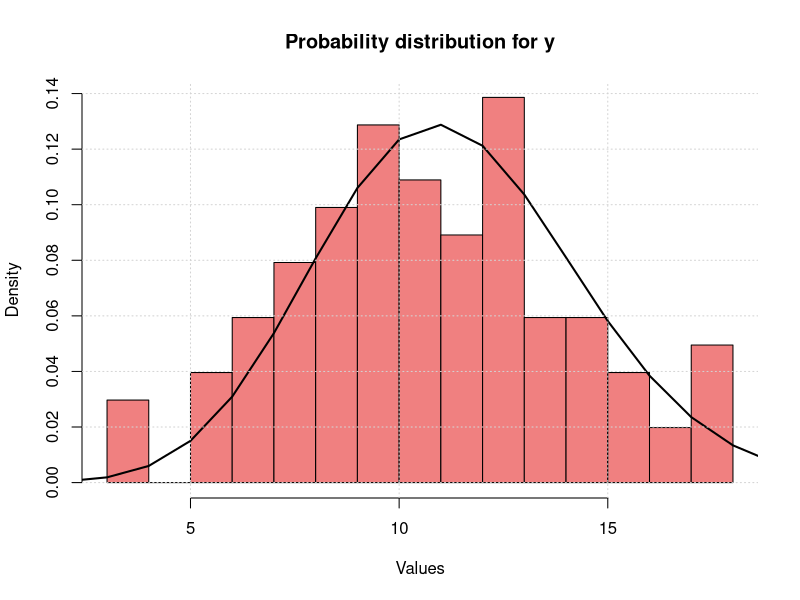
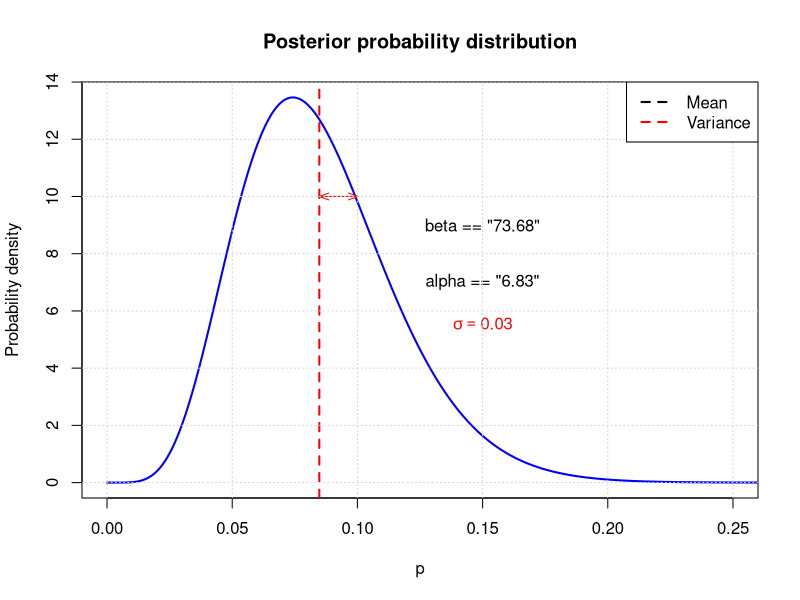
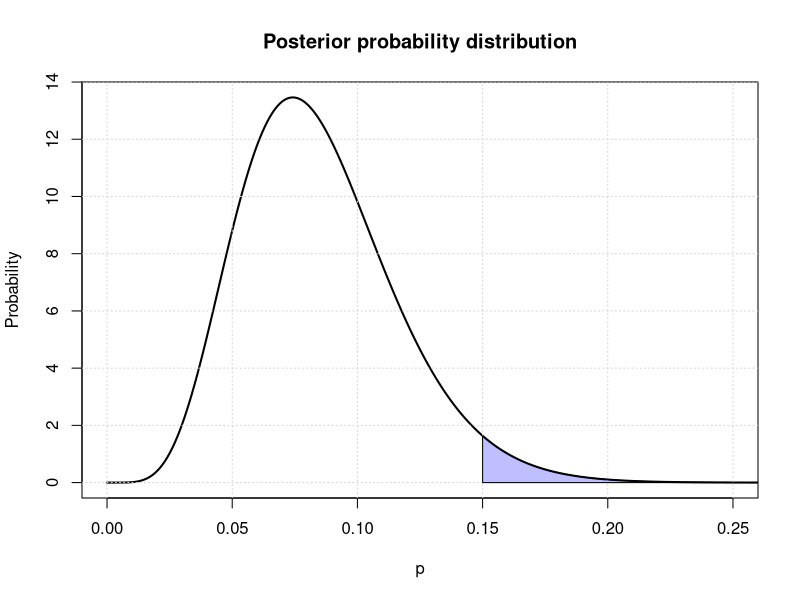
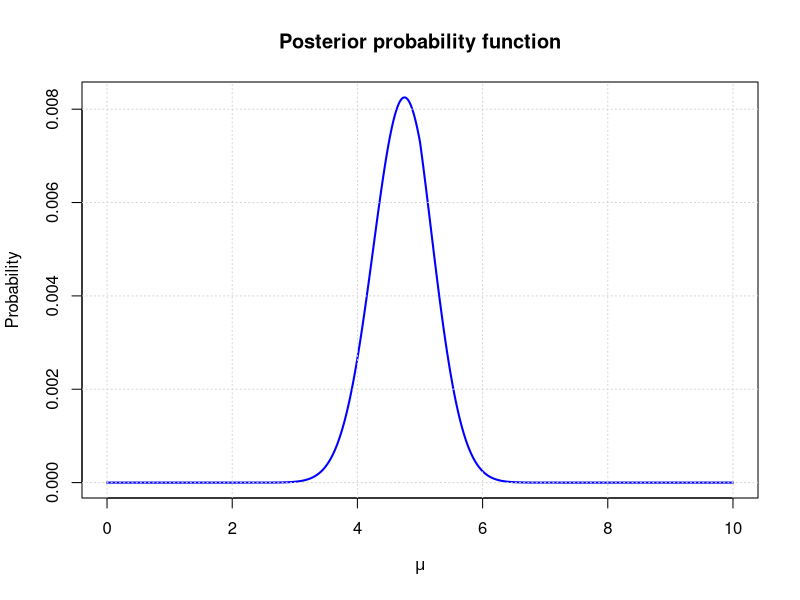
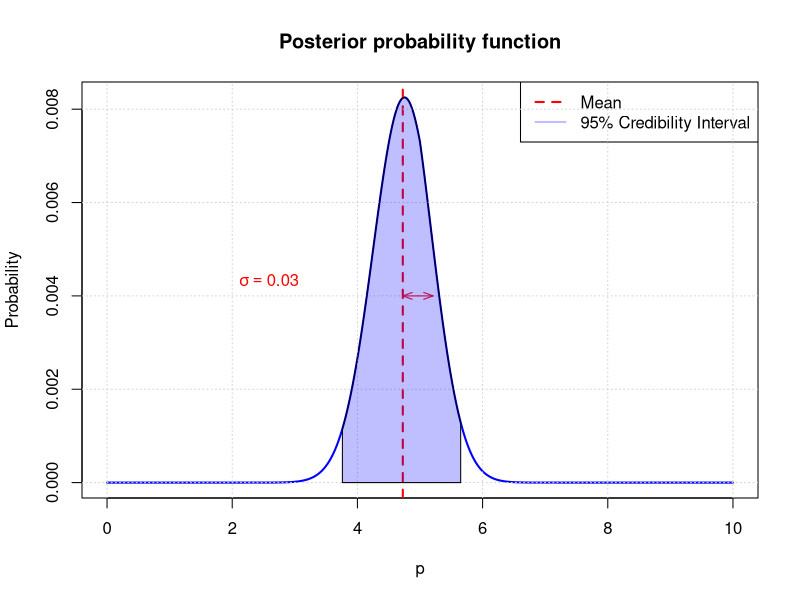
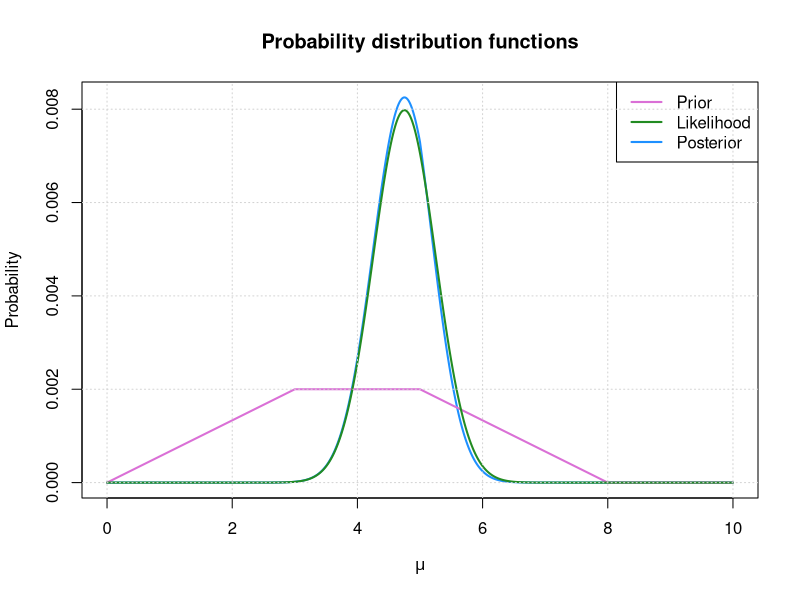
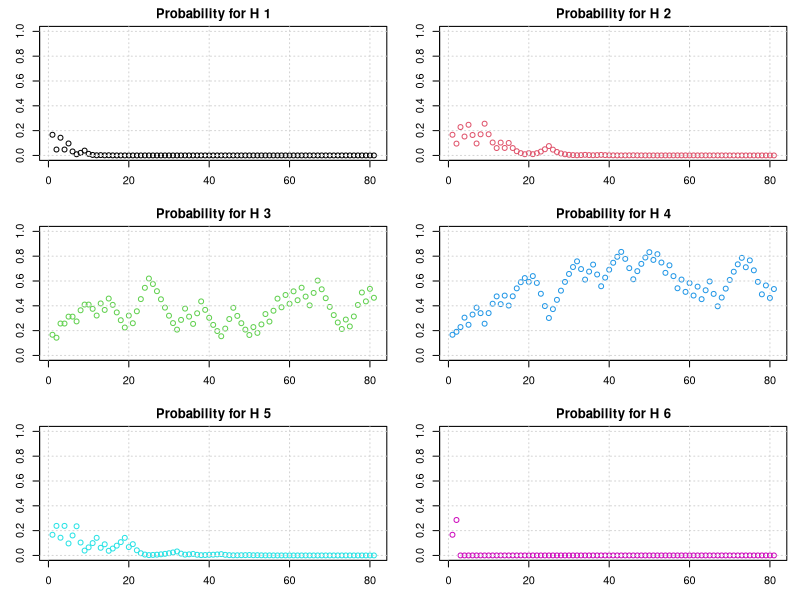

R code for these plots, in order:
## ---- chunk 1
knitr::opts_chunk$set(echo = TRUE)
library(scales)
## ---- chunk 2

prob_failure <- 0.15 # probability of failure is of 15%
prob_suc <- 1 - prob_failure

n <- 75 # patients with the disease screened 


freq_prob <- 6 / 75 # percentage of failures 
                    # binomial distribution -> yes because we have true or false 

x <- 0:100 

y <- rbinom(x, n, prob_failure) # values extracted from a binomial distribution
pdf <- dbinom(x, n, prob_failure)
#pdf <- pdf * length(y) / sum(pdf)

hist(y, breaks = 20, col = 'lightcoral', xlab = 'Values', main = 'Probability distribution for y', freq = FALSE)
lines(x, pdf, type = 'l', lwd = 2)
grid()
## ---- chunk 3

cat(sprintf('The failure probability in the frequentist approach is of the %.1f%%', freq_prob * 100))
## ---- chunk 4

## ---- Bayesian approach ------

estBetaParams <- function(mu, var) {
  alpha <- ((1 - mu) / var - 1 / mu) * mu ^ 2
  beta <- alpha * (1 / mu - 1)
  return(params = list(alpha = alpha, beta = beta))
}

n <- 75 
x <- 6 # numero di successi 
  
mean_beta <- 0.15 # beta prior for the successes
sd_beta <- 0.14
alfa_prior <- estBetaParams(mean_beta, sd_beta^2)$alpha
beta_prior <- estBetaParams(mean_beta, sd_beta^2)$beta

# Binomial likelihood
# New beta posterior 
alfa_posterior <- alfa_prior + x # x number of successes
beta_posterior <- beta_prior + n - x
p_values <- seq(0, 1, 0.001)

formatted_alfa_posterior <- sprintf('%.2f', alfa_posterior)
formatted_beta_posterior <- sprintf('%.2f', beta_posterior)

mean_posterior <- alfa_posterior / (alfa_posterior + beta_posterior)
var_posterior <- (alfa_posterior * beta_posterior) / ((alfa_posterior + beta_posterior)^2 * (alfa_posterior + beta_posterior + 1))
sd_posterior <- sqrt(var_posterior)

posterior_values <- rbeta(p_values, alfa_posterior, beta_posterior)
plot_post <- dbeta(p_values, alfa_posterior, beta_posterior)



plot(p_values, plot_post, type = 'l', lwd = 2, col  ='blue', xlim = c(0, 0.25), main = 'Posterior probability distribution', xlab = 'p', ylab = 'Probability density')
abline(v = mean_posterior, col = 'red', lwd = 2, lty = 2)
#text(plot_post[length(plot_post)-100], max(plot_post), labels = sprintf('Mean = %.2f', mean_posterior), pos = 4, col = 'black')
arrows(mean_posterior, 10, mean_posterior + sd_posterior / 2, 10, length = 0.1, angle = 20, col = 'red')
arrows(mean_posterior + sd_posterior / 2, 10, mean_posterior, 10, length = 0.1, angle = 20, col = 'red')
text(0.15, 5, labels = bquote(sigma == .(round(sd_posterior, 2))), col = 'red', pos = 3)



text(0.15, 7, labels = c(bquote(alpha == .(formatted_alfa_posterior))))
text(0.15, 9, labels = c(bquote(beta == .(formatted_beta_posterior))))

grid()


legend('topright', 
       legend = c('Mean', 'Variance'), col = c('black', 'red'), lwd = 2, lty = c(2,2))

cat(sprintf('Parameters for the beta prior [alpha, beta]: [%.2f, %.2f]', alfa_prior, beta_prior))
cat('\n')
cat(sprintf('Parameters for the beta posterior [alpha, beta]: [%.2f, %.2f]', alfa_posterior, beta_posterior))


## ---- chunk 5

## Setup a null hypothesis: H_0: p >= 0.15, the new test is better than 
## the previous one 
## Alternative hypothesis: the new test is not better than the 
## previous one: H_1: p < 0.15 
## We want to prove that the NULL hypothesis is indeed FALSE

## The null distribution of the test statistic is the sampling distribution
## of the test statistics, given that the null hypothesis is true

## In the bayesian approach we evaluate the posterior probability of the null 
## hypothesis, and integrate over the required region


alpha <- 0.5

# Choosing a level of significance of 5%
plot(p_values, plot_post, type = 'l', lwd = 2, main = 'Posterior probability distribution', ylab = 'Probability', xlab = 'p', xlim = c(0, 0.25))

grid()
polygon(c(p_values[p_values >= 0.15], 0.15),
        c(dbeta(p_values, alfa_posterior, beta_posterior)[p_values >= 0.15], 0),
        col = alpha('blue', 0.25),
        border = 1)


result <- integrate(function(p) { dbeta(p, alfa_posterior, beta_posterior) }, 0.15, 1)$value

paste(sprintf('The integrated area is equal to %.2f', result))

# We can conclude that the new method is better because we can reject the null 
# hypothesis with a 5% level of significance

## ---- chunk 6

## FREQUENTIST APPROACH 
# Computing the cumulative function 

p_value <- pbinom(6, n, 0.15)

print(sprintf('The p-value is equal to %.3f ', p_value))


## ---- chunk 7

     
      step_function <- function(mus) {
       out <- vector('numeric', length = length(mus))
       
       for (i in 1:length(mus)) {
         mu <- mus[[i]]  
         if (mu > 0 & mu <= 3) {
            out[[i]] <- mu
      }
      if (mu > 3 & mu <= 5) {
        out[[i]] <- 3
      }
      if (mu > 5 & mu <= 8) {
         out[[i]] <- 8 - mu
      }
      if (mu > 8) {
        out[[i]] <- 0
      }
       }
       return(out)
      }


      sigma_norm <- 2
      n <- 16 # number of observations 
      values <- c(4.09, 4.68, 1.87, 2.62, 5.58, 8.68, 4.07, 4.78, 4.79, 4.49, 5.85, 5.09, 2.40, 6.27, 6.30, 4.47)

      mu_values <- seq(0,10,by=0.01) # generating linear values in 0:10
      x <- 0:10 
      
      posterior_density <- function(mus) {
      post <- double(length= length(mus))
      priors <- double(length = length(mus))
      lklhd <- double(length = length(mus))
      
        for (i in 1:length(mus)) {
          mu <- mus[i]
          
       prior <- step_function(mu)
       likelihood <- prod(dnorm(values, mean = mu, sd= sigma_norm))
       
       
       priors[i] <- prior
       lklhd[i] <- likelihood
       post[i] <- prior * likelihood 
       
       
       
        }
      post <- post / sum(post)
      lklhd <- lklhd / sum(lklhd)
      priors <- priors / sum(priors)
      
        return(list(posterior = post, prior = priors, likelihood = lklhd))
      }
      

     
     posterior <- posterior_density(mu_values)$posterior
     
     # Estimating the mean of the posterior distribution 
     
     mean <- sum(mu_values * posterior)
     variance <- sum((mu_values - mean)^2 * posterior) 
     sd <- sqrt(variance)
     
     cat(sprintf('The mean for the posterior distribution is: %.2f', mean), '\n')
     cat(sprintf('The variance for the posterior distribution is: %.2f', variance))
     
     plot(mu_values, posterior, type = 'l', col = 'blue', lwd = 2, main = 'Posterior probability function', ylab = 'Probability', xlab = expression(mu))
     
     
     grid()


## ---- chunk 8

cumulative_posterior <- cumsum(posterior)   
  
lower_bound <- min(mu_values[cumulative_posterior >= 0.025])
upper_bound <- max(mu_values[cumulative_posterior <= 0.975])

# Print the 95% credibility interval
cat(sprintf("95%% Credibility Interval: [%.2f, %.2f]", lower_bound, upper_bound))
   
   
## ---- chunk 9

plot(mu_values, posterior, type = 'l', col = 'blue', lwd = 2, main = 'Posterior probability function', ylab = 'Probability', xlab = 'p')
abline(v = mean, col = 'red', lwd = 2, lty = 2)
#abline(v = c(lower_bound, upper_bound), col = "lightblue", lwd = 2, lty = 2)
legend("topright", legend = c("Mean", "95% Credibility Interval"),
       col = c("red", alpha('blue', 0.25)), lty = c(2,1), lwd = 2)
     
grid()

area_x <- c(lower_bound, mu_values[mu_values >= lower_bound & mu_values <= upper_bound], upper_bound)
area_y <- c(0, posterior[mu_values >= lower_bound & mu_values <= upper_bound], 0)

arrows(mean + sd / 2, 0.004, mean + sd, 0.004, length = 0.1, angle = 20, col = 'red')
arrows(mean + sd/ 2, 0.004, mean , 0.004, length = 0.1, angle = 20, col = 'red')
text(mean_posterior + 2.5, 0.004, labels = bquote(sigma == .(round(sd_posterior, 2))), col = 'red', pos = 3)

polygon(area_x, area_y, col = alpha('blue', 0.25))


## ---- chunk 10
prior <- posterior_density(mu_values)$prior
likelihood <- posterior_density(mu_values)$likelihood

plot(mu_values, posterior, type = 'l', col = "dodgerblue"
, lwd = 2, main = 'Probability distribution functions', ylab = 'Probability', xlab = expression(mu))
lines(mu_values, prior, col = "orchid", lwd = 2)
lines(mu_values, likelihood, col = "forestgreen", lwd = 2)
legend('topright', legend = c('Prior', 'Likelihood', 'Posterior'), col = c("orchid", "forestgreen", "dodgerblue"
), lty = 1, lwd = 2)
grid() 



## ---- chunk 11

  
  
sample_from_box <- function(box) {
  prob_white <- c(1/6, 2/6, 3/6, 4/6, 5/6, 6/6)
  rbinom(1, 1, prob_white[box + 1])
}
  



update_probabilities <- function(prior_probabilities, result) {
  prob_white <- c(1/6, 2/6, 3/6, 4/6, 5/6, 6/6)
  
  likelihood <- numeric(6)
  
  for (i in 1:length(prob_white)) {
    likelihood[i] <- ifelse(result == 1, prob_white[i], 1 - prob_white[i])
  }

  #likelihood <- ifelse(result == 1, prob_white, 1 - prob_white)
  
  # restituisce prob_white se il risultato è 1, 1 - prob_white se il risultato è 0
 
  posterior_probabilities <- prior_probabilities * likelihood
  # prodotto di un vettore iniziale (prior_probabilities) per la likelihood che è anche essa un vettore 
  
  posterior_probabilities <- posterior_probabilities / sum(posterior_probabilities)
  
  
  return(posterior_probabilities)
}



random_sampling <- function(num_trials, boxes) {
  probabilities <- rep(1/6, 6)
  plot_data <- matrix(nrow = num_trials+1, ncol = 6)
  
  
  plot_data[1,] <- probabilities
  
  set.seed(123)
  
  for (i in 1:num_trials) {
    
    box_selected <- sample(0:5, 1)
    item <- sample_from_box(box_selected)
    probabilities <- update_probabilities(plot_data[i,], item)
    
    plot_data[i+1, ] <- probabilities
    
    
  }
  
  par(mfrow = c(3, 2), mar = c(3, 3, 2, 1))
  
  for (i in 1:6) {
  plot(1:(num_trials+1), plot_data[,i], lty = 1, col = i,
          xlab = 'Numero di prove', ylab = 'Probabilità',
          main = paste('Probability for H', i), ylim = c(0,1))
  grid()
  }
  par(mfrow = c(1, 1))
  
  paste('--------------------------------------------------')
  paste('Probabilities for:')
  cat(paste(sprintf('H_0 \ H_1 \ H_2 \ H_3 \ H_4 \ H_5 \ H_6 \n')))
  print(plot_data)
}



# Numero di prove
num_trials <- 80

# Esecuzione del campionamento casuale e plottaggio delle probabilità
random_sampling(num_trials, boxes)



